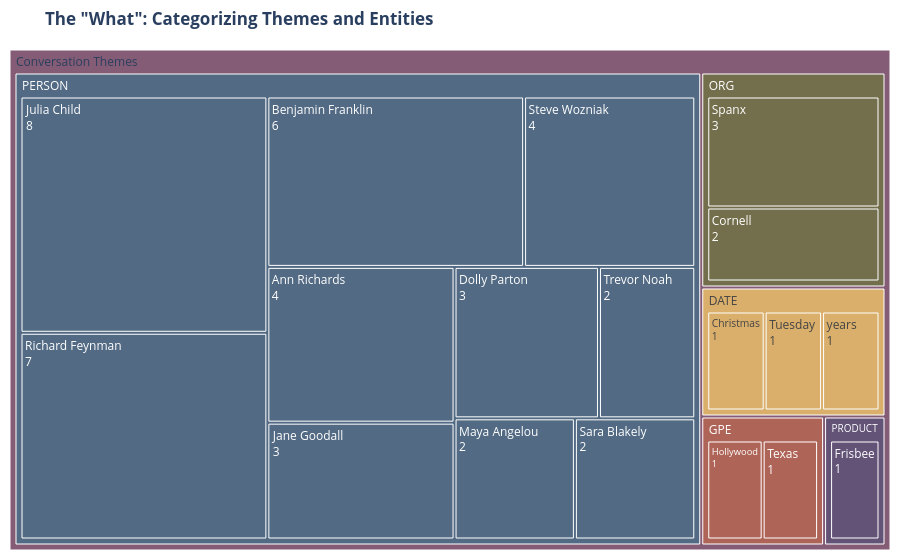

The code cell stored with this chart in its notebook:
### Code cell
# 1. Expanded Alias Map (Added 'Franklin', 'Feynman', 'Julia Childs' to catch the leaks)
alias_map = {
    "Benjamin Franklin": "Benjamin Franklin", "Ben Franklin": "Benjamin Franklin", "Ben": "Benjamin Franklin", "Franklin": "Benjamin Franklin",
    "Ann Richards": "Ann Richards",
    "Dolly Parton": "Dolly Parton", "Dolly": "Dolly Parton",
    "Trevor Noah": "Trevor Noah",
    "Richard Feynman": "Richard Feynman", "Richard": "Richard Feynman", "Feynman": "Richard Feynman",
    "Jane Goodall": "Jane Goodall", "Jane": "Jane Goodall",
    "Steve Wozniak": "Steve Wozniak", "The Woz": "Steve Wozniak", "Woz": "Steve Wozniak", "Wozniak": "Steve Wozniak",
    "Sara Blakely": "Sara Blakely",
    "Maya Angelou": "Maya Angelou",
    "Julia Child": "Julia Child", "Julia": "Julia Child", "Julia Childs": "Julia Child"
}

# Words we know are conversational filler, not real entities
junk_words = ["quantum", "the power dynamics", "the table", "dinner"]

# 2. Build a clean list of entities directly from doc
clean_entities = []

for ent in doc.ents:
    name = ent.text.strip()
    label = ent.label_
    
    # PASS 1: Is this a VIP? (This overrides whatever category spaCy guessed!)
    if name in alias_map:
        clean_entities.append((alias_map[name], "PERSON"))
        continue # Skip the rest of the loop for this word
        
    # PASS 2: Is this our forced ORG list?
    if name in ["Spanx", "Cornell"]:
        clean_entities.append((name, "ORG"))
        continue
        
    # PASS 3: Clean up the remaining categories (ORG, GPE, DATE, etc.)
    if label in ['ORG', 'GPE', 'DATE', 'EVENT', 'PRODUCT']:
        
        # RULE A: Drop it if it's too long (Catches "The Business & Tech Visionaries")
        if len(name.split()) > 3:
            continue
            
        # RULE B: Drop it if it's in our known junk list
        if name.lower() in junk_words:
            continue
            
        # RULE C: Drop it if it contains a VIP's name buried in a long phrase
        # (Catches "The entertainment & cultural icons Dolly Parton")
        is_corrupted_name = any(guest in name for guest in ["Dolly", "Franklin", "Feynman", "Julia", "Wozniak"])
        if is_corrupted_name:
            continue
            
        # If it survives all the rules, add it to the chart!
        clean_entities.append((name, label))

# 3. Create the DataFrame and count
df_ent = pd.DataFrame(clean_entities, columns=['Entity', 'Label'])
df_tree = df_ent.groupby(['Label', 'Entity']).size().reset_index(name='Count')

# 4. Build the Treemap
fig2 = px.treemap(
    df_tree, 
    path=[px.Constant("Conversation Themes"), 'Label', 'Entity'], 
    values='Count',
    color='Label', 
    color_discrete_sequence=px.colors.qualitative.Antique,
    title='<b>The "What": Categorizing Themes and Entities</b>'
)

fig2.update_traces(
    textinfo="label+value",
    hovertemplate='<b>%{label}</b><br>Mentions: %{value}<extra></extra>'
)
fig2.update_layout(margin=dict(t=50, l=10, r=10, b=10))

fig2.show()

### Figure 1 — Plotly figure (JSON) as saved in the notebook; plotly's stock layout.template omitted (floating-point values rounded to 4 significant figures)
{"data": [{"branchvalues": "total", "customdata": [["(?)"], ["DATE"], ["DATE"], ["DATE"], ["DATE"], ["GPE"], ["GPE"], ["GPE"], ["ORG"], ["ORG"], ["ORG"], ["PERSON"], ["PERSON"], ["PERSON"], ["PERSON"], ["PERSON"], ["PERSON"], ["PERSON"], ["PERSON"], ["PERSON"], ["PERSON"], ["PERSON"], ["PRODUCT"], ["PRODUCT"]], "domain": {"x": [0, 1], "y": [0, 1]}, "hovertemplate": "<b>%{label}</b><br>Mentions: %{value}<extra></extra>", "ids": ["Conversation Themes", "Conversation Themes/DATE", "Conversation Themes/DATE/Christmas", "Conversation Themes/DATE/Tuesday", "Conversation Themes/DATE/years", "Conversation Themes/GPE/Hollywood", "Conversation Themes/GPE/Texas", "Conversation Themes/GPE", "Conversation Themes/ORG/Cornell", "Conversation Themes/ORG/Spanx", "Conversation Themes/ORG", "Conversation Themes/PERSON", "Conversation Themes/PERSON/Trevor Noah", "Conversation Themes/PERSON/Steve Wozniak", "Conversation Themes/PERSON/Richard Feynman", "Conversation Themes/PERSON/Maya Angelou", "Conversation Themes/PERSON/Jane Goodall", "Conversation Themes/PERSON/Dolly Parton", "Conversation Themes/PERSON/Benjamin Franklin", "Conversation Themes/PERSON/Ann Richards", "Conversation Themes/PERSON/Sara Blakely", "Conversation Themes/PERSON/Julia Child", "Conversation Themes/PRODUCT", "Conversation Themes/PRODUCT/Frisbee"], "labels": ["Conversation Themes", "DATE", "Christmas", "Tuesday", "years", "Hollywood", "Texas", "GPE", "Cornell", "Spanx", "ORG", "PERSON", "Trevor Noah", "Steve Wozniak", "Richard Feynman", "Maya Angelou", "Jane Goodall", "Dolly Parton", "Benjamin Franklin", "Ann Richards", "Sara Blakely", "Julia Child", "PRODUCT", "Frisbee"], "marker": {"colors": ["rgb(133, 92, 117)", "rgb(217, 175, 107)", "rgb(217, 175, 107)", "rgb(217, 175, 107)", "rgb(217, 175, 107)", "rgb(175, 100, 88)", "rgb(175, 100, 88)", "rgb(175, 100, 88)", "rgb(115, 111, 76)", "rgb(115, 111, 76)", "rgb(115, 111, 76)", "rgb(82, 106, 131)", "rgb(82, 106, 131)", "rgb(82, 106, 131)", "rgb(82, 106, 131)", "rgb(82, 106, 131)", "rgb(82, 106, 131)", "rgb(82, 106, 131)", "rgb(82, 106, 131)", "rgb(82, 106, 131)", "rgb(82, 106, 131)", "rgb(82, 106, 131)", "rgb(98, 83, 119)", "rgb(98, 83, 119)"]}, "name": "", "parents": ["", "Conversation Themes", "Conversation Themes/DATE", "Conversation Themes/DATE", "Conversation Themes/DATE", "Conversation Themes/GPE", "Conversation Themes/GPE", "Conversation Themes", "Conversation Themes/ORG", "Conversation Themes/ORG", "Conversation Themes", "Conversation Themes", "Conversation Themes/PERSON", "Conversation Themes/PERSON", "Conversation Themes/PERSON", "Conversation Themes/PERSON", "Conversation Themes/PERSON", "Conversation Themes/PERSON", "Conversation Themes/PERSON", "Conversation Themes/PERSON", "Conversation Themes/PERSON", "Conversation Themes/PERSON", "Conversation Themes", "Conversation Themes/PRODUCT"], "textinfo": "label+value", "type": "treemap", "values": [52.0, 3.0, 1.0, 1.0, 1.0, 1.0, 1.0, 2.0, 2.0, 3.0, 5.0, 41.0, 2.0, 4.0, 7.0, 2.0, 3.0, 3.0, 6.0, 4.0, 2.0, 8.0, 1.0, 1.0]}], "layout": {"autosize": true, "legend": {"tracegroupgap": 0}, "margin": {"b": 10, "l": 10, "r": 10, "t": 50}, "title": {"text": "<b>The \"What\": Categorizing Themes and Entities</b>"}, "treemapcolorway": ["rgb(133, 92, 117)", "rgb(217, 175, 107)", "rgb(175, 100, 88)", "rgb(115, 111, 76)", "rgb(82, 106, 131)", "rgb(98, 83, 119)", "rgb(104, 133, 92)", "rgb(156, 156, 94)", "rgb(160, 97, 119)", "rgb(140, 120, 93)", "rgb(124, 124, 124)"]}}
